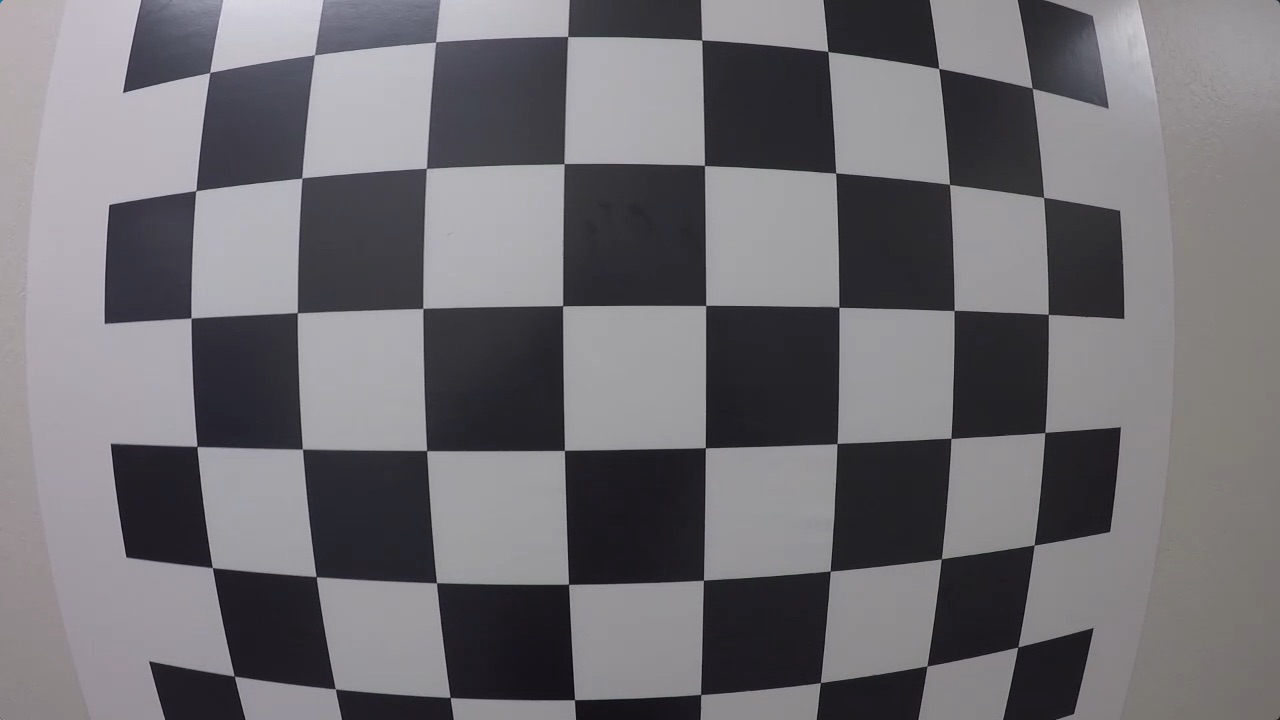
#> input picture P2/CarND-Advanced-Lane-Lines-master/test_images/photos/calibration_test.png, 1280 x 720 px, found by its file name; the run also reads 1 picture not shown here
$ jupyter execute --allow-errors exerciseP2.ipynb   (shell and % lines are left out)   (older library calls are emulated)
#> lines starting #> are read from the running program, lines starting #| are printed output that depends on the picture
# image distortions

[cell 1]
import numpy as np
import cv2
import matplotlib.pyplot as plt
import matplotlib.image as mpimg

# prepare object points
nx = 8#TODO: enter the number of inside corners in x
ny = 6#TODO: enter the number of inside corners in y

# Make a list of calibration images
fname = 'calibration_test.png'
img = cv2.imread(fname)
#> img is the input picture: shape (720, 1280, 3); mean B, G, R 115.4, 110.9, 112.9

# Convert to grayscale
gray = cv2.cvtColor(img, cv2.COLOR_BGR2GRAY)

# Find the chessboard corners
ret, corners = cv2.findChessboardCorners(gray, (nx, ny), None)
#> ret = True; corners = 48 rows, first 8: [209.5, 72.76], [314.5, 54.59], [435.5, 42.04], [567.8, 36.47], [702, 40.03], [827.9, 51.39], [938.9, 68.44], [1032.2, 88.22]

# If found, draw corners
if ret == True:
    # Draw and display the corners
    cv2.drawChessboardCorners(img, (nx, ny), corners, ret)
    plt.imshow(img)

[cell 2]

fname = 'calibration_test.png'
img = mpimg.imread(fname)

objpoints = [] #3d
imgpoints = [] #2d

objp = np.zeros((6*8,3), np.float32)
objp[:,:2] = np.mgrid[0:8,0:6].T.reshape(-1,2) #x y cordenades

#convert the image to gray scale
gray = cv2.cvtColor(img,cv2.COLOR_BGR2GRAY)
#find the chessboard corners
#> (the rest of this cell did not finish here and is left out)

#> (a cell that did not finish here is left out)

[cell 4]
import pickle
import cv2
import numpy as np
import matplotlib.pyplot as plt
import matplotlib.image as mpimg

# Read in the saved objpoints and imgpoints
folder = "test_images/photos/"
#> (the rest of this cell did not finish here and is left out)

[cell 5]

na = 'imagen' # imagen
#> (the rest of this cell did not finish here and is left out)

[cell 6]
def warp(img):
    # define the calibration box in sourse(original) and destination (desire o warpe) cordenates
    img_size = (img.shape[1],img.shape[0])
    #four sourse cordenates
    src = np.float32(
        [[850,320],
         [865,450],
         [833,350],
         [835,210]]
    )
    #four desire cordenates
    src = np.float32(
        [[870,240],
         [870,370],
         [820,370],
         [820,240]]
    )

    #compute the perspective transform M
    M = cv2.getPerspectiveTransform(src, dst)
    #Calculate the inverse perspective transformation:
    Minv = cv2.getPerspectiveTransform(dst, src)
    #Deform an image using perspective transformation, M:
    warped = cv2.warpPerspective(img, M, img_size, flags=cv2.INTER_LINEAR)

    return warped

[cell 7]
img = ""#imagen del cartel
#> img = ''
#get perspective transform
#> (the rest of this cell did not finish here and is left out)

#visualice distortion
f,(ax1,ax2) = plt.subplots(1,2,figsize=(20,10))

ax1.set_title("sourse image")
ax1.imshow(img)
ax2.set_title("warped image")
ax2.imshow(warped_img)

[cell 8]
import pickle
import cv2
import numpy as np
import matplotlib.pyplot as plt
import matplotlib.image as mpimg

# Read in the saved camera matrix and distortion coefficients
# These are the arrays you calculated using cv2.calibrateCamera()
FOL="test_images/photos/"
#> (the rest of this cell did not finish here and is left out)

# gradients and colorspaces

[cell 9]
#functions useful
im = ""# read a img cv2.imread().
# You need to pass a single color channel to the cv2.Sobel() function, so first convert it to grayscale:

#Note: Make sure you use the correct grayscale conversion depending on how you've read in your images.
#Use cv2.COLOR_RGB2GRAY if you've read in an image using mpimg.imread(). Use cv2.COLOR_BGR2GRAY
#if you've read in an image using cv2.imread().
#> (the rest of this cell did not finish here and is left out)

# function for use in the project P2

[cell 10]
import numpy as np
import cv2
import matplotlib.pyplot as plt
import matplotlib.image as mpimg
import pickle


# Read in an image and grayscale it
image = mpimg.imread('signs_vehicles_xygrad.png')

# Define a function that applies Sobel x or y,
# then takes an absolute value and applies a threshold.
# Note: calling your function with orient='x', thresh_min=20, thresh_max=100
# should produce output like the example image shown above this quiz.
# [12 lines left out: function abs_sobel_thresh, not called in this run]
###############################################################
# RESOLVED ####################################################
###############################################################
def abs_sobel_thresh(img, orient='x', thresh_min=0, thresh_max=255):
    # Convert to grayscale
#> called with orient = 'x', thresh_min = 20, thresh_max = 100
    gray = cv2.cvtColor(img, cv2.COLOR_RGB2GRAY)
    # Apply x or y gradient with the OpenCV Sobel() function
    # and take the absolute value
    if orient == 'x':
        abs_sobel = np.absolute(cv2.Sobel(gray, cv2.CV_64F, 1, 0))
    if orient == 'y':
        abs_sobel = np.absolute(cv2.Sobel(gray, cv2.CV_64F, 0, 1))
    # Rescale back to 8 bit integer
    scaled_sobel = np.uint8(255*abs_sobel/np.max(abs_sobel))
    # Create a copy and apply the threshold
    binary_output = np.zeros_like(scaled_sobel)
    # Here I'm using inclusive (>=, <=) thresholds, but exclusive is ok too
    binary_output[(scaled_sobel >= thresh_min) & (scaled_sobel <= thresh_max)] = 1

    # Return the result
    return binary_output
###############################################################
###############################################################
# Run the function
grad_binary = abs_sobel_thresh(image, orient='x', thresh_min=20, thresh_max=100)
# Plot the result
f, (ax1, ax2) = plt.subplots(1, 2, figsize=(24, 9))
f.tight_layout()
ax1.imshow(image)
ax1.set_title('Original Image', fontsize=50)
ax2.imshow(grad_binary, cmap='gray')
ax2.set_title('Thresholded Gradient', fontsize=50)
plt.subplots_adjust(left=0., right=1, top=0.9, bottom=0.)

# the gradient

[cell 11]
#Steps to take in this exercise:
#Fill out the function in the editor below to return
#a thresholded gradient magnitude. Again, you can apply exclusive (<, >) or inclusive (<=, >=) thresholds.
#Test that your function returns output similar to the example below for sobel_kernel=9, mag_thresh=(30, 100).
import numpy as np
import cv2
import matplotlib.pyplot as plt
import matplotlib.image as mpimg
import pickle


# Read in an image
image = mpimg.imread('signs_vehicles_xygrad.png')

# Define a function that applies Sobel x and y,
# then computes the magnitude of the gradient
# and applies a threshold
# [11 lines left out: function mag_thresh, not called in this run]
###########################################################################
# RESOLVED ################################################################
###########################################################################
# Define a function to return the magnitude of the gradient
# for a given sobel kernel size and threshold values
def mag_thresh(img, sobel_kernel=3, mag_thresh=(0, 255)):
    # Convert to grayscale
#> called with sobel_kernel = 3, mag_thresh = (30, 100)
    gray = cv2.cvtColor(img, cv2.COLOR_RGB2GRAY)
    # Take both Sobel x and y gradients
    sobelx = cv2.Sobel(gray, cv2.CV_64F, 1, 0, ksize=sobel_kernel)
    sobely = cv2.Sobel(gray, cv2.CV_64F, 0, 1, ksize=sobel_kernel)
    # Calculate the gradient magnitude
    gradmag = np.sqrt(sobelx**2 + sobely**2)
    # Rescale to 8 bit
    scale_factor = np.max(gradmag)/255
#> scale_factor = 0.0142
    gradmag = (gradmag/scale_factor).astype(np.uint8)
    # Create a binary image of ones where threshold is met, zeros otherwise
    binary_output = np.zeros_like(gradmag)
    binary_output[(gradmag >= mag_thresh[0]) & (gradmag <= mag_thresh[1])] = 1

    # Return the binary image
    return binary_output

############################################################################

# Run the function
mag_binary = mag_thresh(image, sobel_kernel=3, mag_thresh=(30, 100))
# Plot the result
f, (ax1, ax2) = plt.subplots(1, 2, figsize=(24, 9))
f.tight_layout()
ax1.imshow(image)
ax1.set_title('Original Image', fontsize=50)
ax2.imshow(mag_binary, cmap='gray')
ax2.set_title('Thresholded Magnitude', fontsize=50)
plt.subplots_adjust(left=0., right=1, top=0.9, bottom=0.)

# direction of gradient

[cell 12]
#Steps to take in this exercise:
#Fill out the function in the editor below to return a thresholded absolute value of the gradient direction.
#Use Boolean operators, again with exclusive (<, >) or inclusive (<=, >=) thresholds.
#Test that your function returns output similar to the example below for sobel_kernel=15, thresh=(0.7, 1.3).

import numpy as np
import cv2
import matplotlib.pyplot as plt
import matplotlib.image as mpimg
import pickle


# Read in an image
image = mpimg.imread('signs_vehicles_xygrad.png')

# Define a function that applies Sobel x and y,
# then computes the direction of the gradient
# and applies a threshold.
# [11 lines left out: function dir_threshold, not called in this run]
############################################################################
# RESOLVED #################################################################
############################################################################
# Define a function to threshold an image for a given range and Sobel kernel
def dir_threshold(img, sobel_kernel=3, thresh=(0, np.pi/2)):
    # Grayscale
#> called with sobel_kernel = 15, thresh = (0.7, 1.3)
    gray = cv2.cvtColor(img, cv2.COLOR_RGB2GRAY)
    # Calculate the x and y gradients
    sobelx = cv2.Sobel(gray, cv2.CV_64F, 1, 0, ksize=sobel_kernel)
    sobely = cv2.Sobel(gray, cv2.CV_64F, 0, 1, ksize=sobel_kernel)
    # Take the absolute value of the gradient direction,
    # apply a threshold, and create a binary image result
    absgraddir = np.arctan2(np.absolute(sobely), np.absolute(sobelx))
    binary_output =  np.zeros_like(absgraddir)
    binary_output[(absgraddir >= thresh[0]) & (absgraddir <= thresh[1])] = 1

    # Return the binary image
    return binary_output
#############################################################################
#############################################################################
# Run the function
dir_binary = dir_threshold(image, sobel_kernel=15, thresh=(0.7, 1.3))
# Plot the result
f, (ax1, ax2) = plt.subplots(1, 2, figsize=(24, 9))
f.tight_layout()
ax1.imshow(image)
ax1.set_title('Original Image', fontsize=50)
ax2.imshow(dir_binary, cmap='gray')
ax2.set_title('Thresholded Grad. Dir.', fontsize=50)
plt.subplots_adjust(left=0., right=1, top=0.9, bottom=0.)

# combine thresholds

[cell 13]
def abs_sobel_thresh(img, orient='x', sobel_kernel=3, thresh=(0, 255)):
    # Calculate directional gradient
    # Apply threshold
    return grad_binary

def mag_thresh(image, sobel_kernel=3, mag_thresh=(0, 255)):
    # Calculate gradient magnitude
    # Apply threshold
    return mag_binary

def dir_threshold(image, sobel_kernel=3, thresh=(0, np.pi/2)):
    # Calculate gradient direction
    # Apply threshold
    return dir_binary

# Choose a Sobel kernel size
ksize = 3 # Choose a larger odd number to smooth gradient measurements

# Apply each of the thresholding functions
gradx = abs_sobel_thresh(image, orient='x', sobel_kernel=ksize, thresh=(0, 255))
grady = abs_sobel_thresh(image, orient='y', sobel_kernel=ksize, thresh=(0, 255))
mag_binary = mag_thresh(image, sobel_kernel=ksize, mag_thresh=(0, 255))
dir_binary = dir_threshold(image, sobel_kernel=ksize, thresh=(0, np.pi/2))
#Try different combinations and see what you get.
#For example, here is a selection for pixels where both the xx and yy gradients meet the threshold criteria,
#or the gradient magnitude and direction are both within their threshold values
combined = np.zeros_like(dir_binary)
combined[((gradx == 1) & (grady == 1)) | ((mag_binary == 1) & (dir_binary == 1))] = 1

# colors

#> (a cell that did not finish here is left out)

### HLS and Color Thresholds

[cell 15]
import numpy as np
import cv2
import matplotlib.pyplot as plt
import matplotlib.image as mpimg

image = mpimg.imread('test6.jpg')
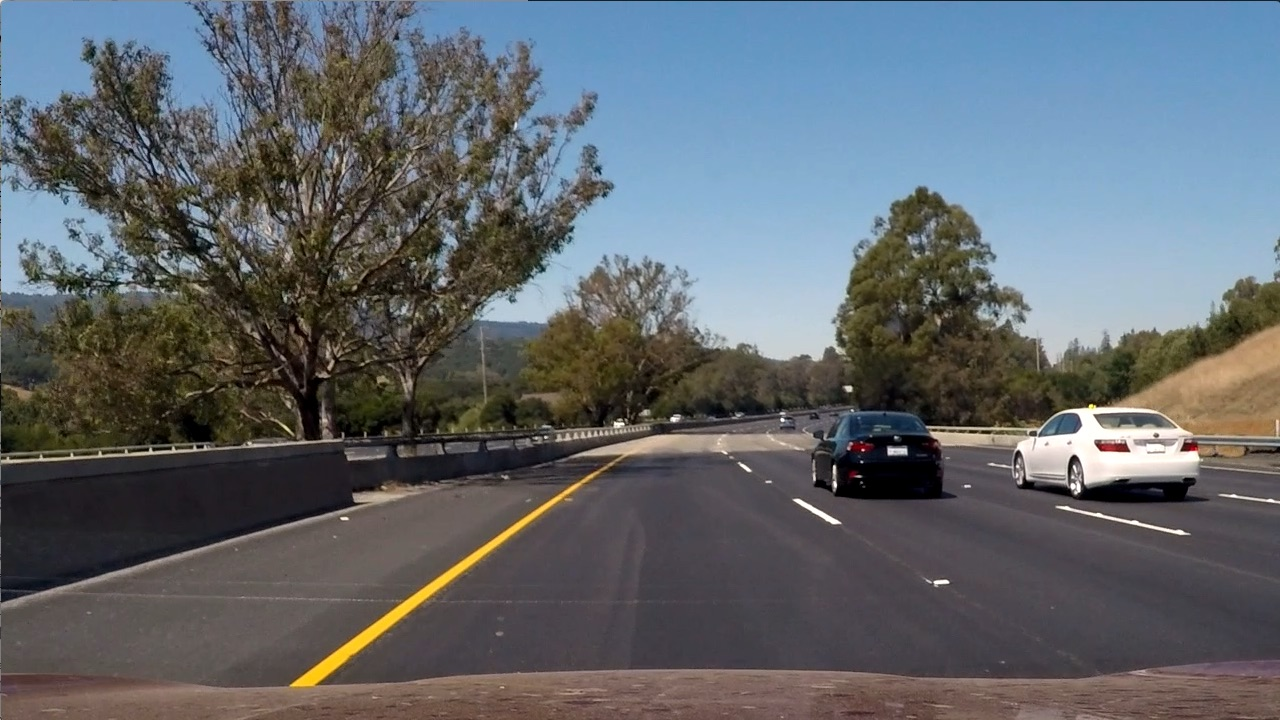
#> input picture P2/CarND-Advanced-Lane-Lines-master/test_images/test6.jpg, 1280 x 720 px, found by its file name
#> image is the input picture: shape (720, 1280, 3); mean R, G, B 97, 102.6, 107.9
thresh = (180, 255)
gray = cv2.cvtColor(image, cv2.COLOR_RGB2GRAY)
binary = np.zeros_like(gray)
binary[(gray > thresh[0]) & (gray <= thresh[1])] = 1


R = image[:,:,0]
G = image[:,:,1]
B = image[:,:,2]

#The R channel does a reasonable job of highlighting the lines,
#and you can apply a similar threshold to find lane-line pixels:

thresh = (200, 255)
binary = np.zeros_like(R)
binary[(R > thresh[0]) & (R <= thresh[1])] = 1

#In this lesson, we're looking at different color spaces. While there are several that are worth exploring,
#here we'll look specifically at HLS. When we separate the H, L, and S channels we get the following result:

hls = cv2.cvtColor(image, cv2.COLOR_RGB2HLS)
H = hls[:,:,0]
L = hls[:,:,1]
S = hls[:,:,2]

#The S channel picks up the lines well, so let's try applying a threshold there:
thresh = (90, 255)
binary = np.zeros_like(S)
binary[(S > thresh[0]) & (S <= thresh[1])] = 1

#You can also see that in the H channel, the lane lines appear dark,
#so we could try a low threshold there and obtain the following result:
thresh = (15, 100)
binary = np.zeros_like(H)
binary[(H > thresh[0]) & (H <= thresh[1])] = 1

[cell 16]
import matplotlib.pyplot as plt
import matplotlib.image as mpimg
import numpy as np
import cv2

# Read in an image, you can also try test1.jpg or test4.jpg
image = mpimg.imread('test6.jpg')

# TODO: Define a function that thresholds the S-channel of HLS
# Use exclusive lower bound (>) and inclusive upper (<=)
def hls_select(img, thresh=(0, 255)):
    # 1) Convert to HLS color space
    # 2) Apply a threshold to the S channel
    # 3) Return a binary image of threshold result
    binary_output = np.copy(img) # placeholder line
    return binary_output

# Optional TODO - tune the threshold to try to match the above image!
hls_binary = hls_select(image, thresh=(0, 255))
#################################################
# RESOLVED ######################################
#################################################
# Define a function that thresholds the S-channel of HLS
def hls_select(img, thresh=(0, 255)):
    hls = cv2.cvtColor(img, cv2.COLOR_RGB2HLS)
    s_channel = hls[:,:,2]
    binary_output = np.zeros_like(s_channel)
    binary_output[(s_channel > thresh[0]) & (s_channel <= thresh[1])] = 1
    return binary_output

hls_binary = hls_select(image, thresh=(90, 255))
#################################################
#################################################
# Plot the result
f, (ax1, ax2) = plt.subplots(1, 2, figsize=(24, 9))
f.tight_layout()
ax1.imshow(image)
ax1.set_title('Original Image', fontsize=50)
ax2.imshow(hls_binary, cmap='gray')
ax2.set_title('Thresholded S', fontsize=50)
plt.subplots_adjust(left=0., right=1, top=0.9, bottom=0.)

# LAST PART

#> (a cell that did not finish here is left out)

[cell 18]
import numpy as np
import cv2
import matplotlib.pyplot as plt
import matplotlib.image as mpimg


image = mpimg.imread('bridge_shadow.jpg')
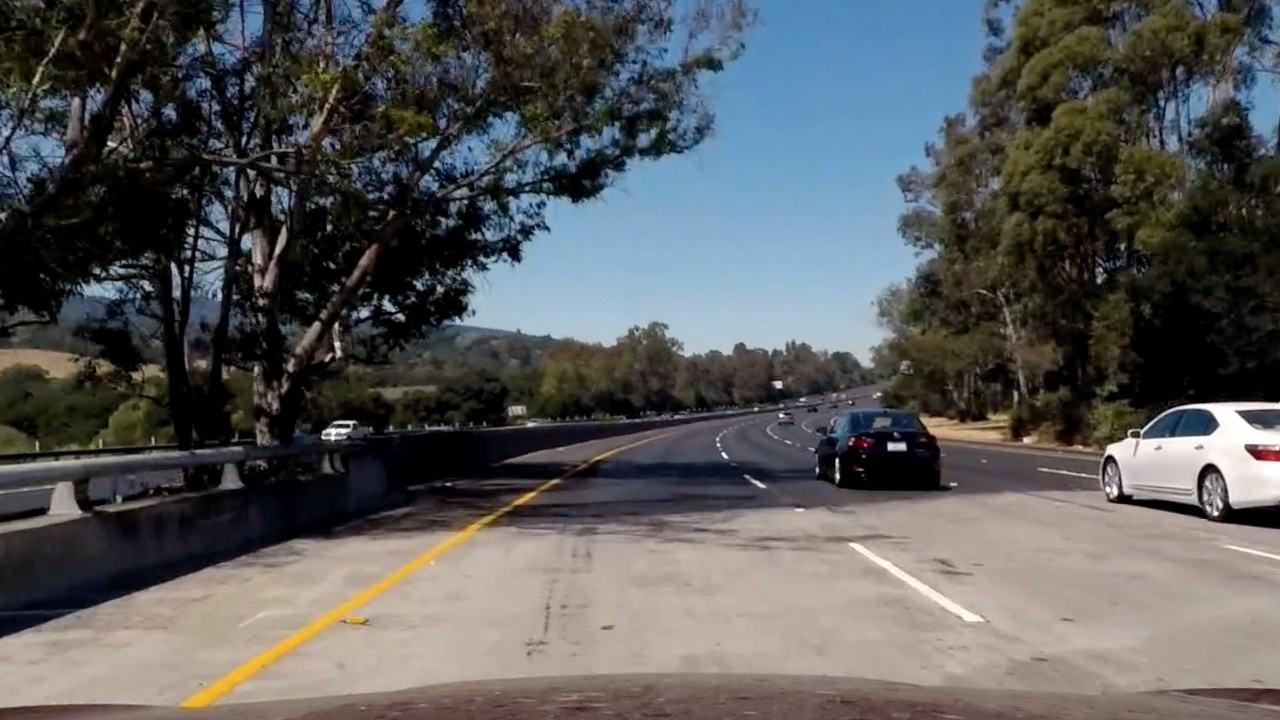
#> input picture P2/CarND-Advanced-Lane-Lines-master/test_images/photos/bridge_shadow.jpg, 1280 x 720 px, found by its file name
#> image is the input picture: shape (720, 1280, 3); mean R, G, B 89.7, 90.6, 90.8

# Edit this function to create your own pipeline.
def pipeline(img, s_thresh=(170, 255), sx_thresh=(20, 100)):
#> called with s_thresh = (170, 255), sx_thresh = (20, 100)
    img = np.copy(img)
    # Convert to HLS color space and separate the V channel
    hls = cv2.cvtColor(img, cv2.COLOR_RGB2HLS)
    l_channel = hls[:,:,1]
    s_channel = hls[:,:,2]
    # Sobel x
    sobelx = cv2.Sobel(l_channel, cv2.CV_64F, 1, 0) # Take the derivative in x
    abs_sobelx = np.absolute(sobelx) # Absolute x derivative to accentuate lines away from horizontal
    scaled_sobel = np.uint8(255*abs_sobelx/np.max(abs_sobelx))

    # Threshold x gradient
    sxbinary = np.zeros_like(scaled_sobel)
    sxbinary[(scaled_sobel >= sx_thresh[0]) & (scaled_sobel <= sx_thresh[1])] = 1

    # Threshold color channel
    s_binary = np.zeros_like(s_channel)
    s_binary[(s_channel >= s_thresh[0]) & (s_channel <= s_thresh[1])] = 1
    # Stack each channel
    color_binary = np.dstack(( np.zeros_like(sxbinary), sxbinary, s_binary)) * 255
    return color_binary

result = pipeline(image)
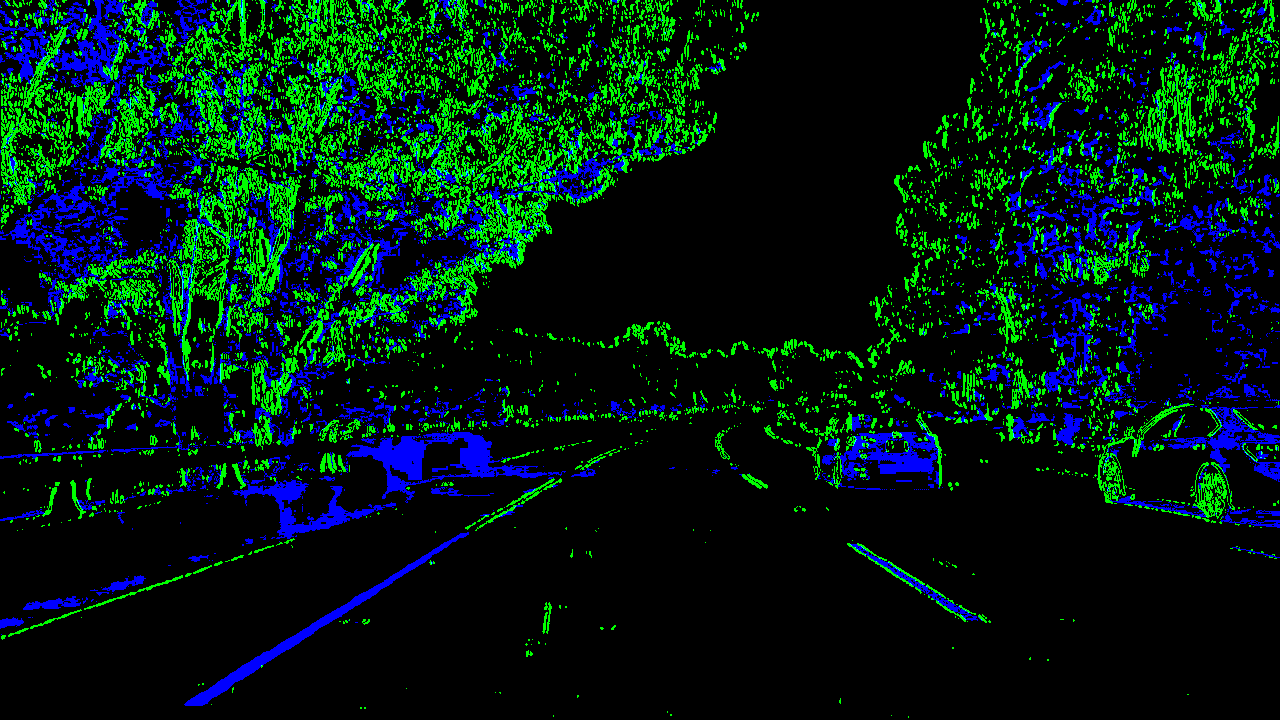
#> result: shape (720, 1280, 3); mean R, G, B 0, 27, 18.9

# Plot the result
f, (ax1, ax2) = plt.subplots(1, 2, figsize=(24, 9))
f.tight_layout()

ax1.imshow(image)
ax1.set_title('Original Image', fontsize=40)

ax2.imshow(result)
ax2.set_title('Pipeline Result', fontsize=40)
plt.subplots_adjust(left=0., right=1, top=0.9, bottom=0.)
